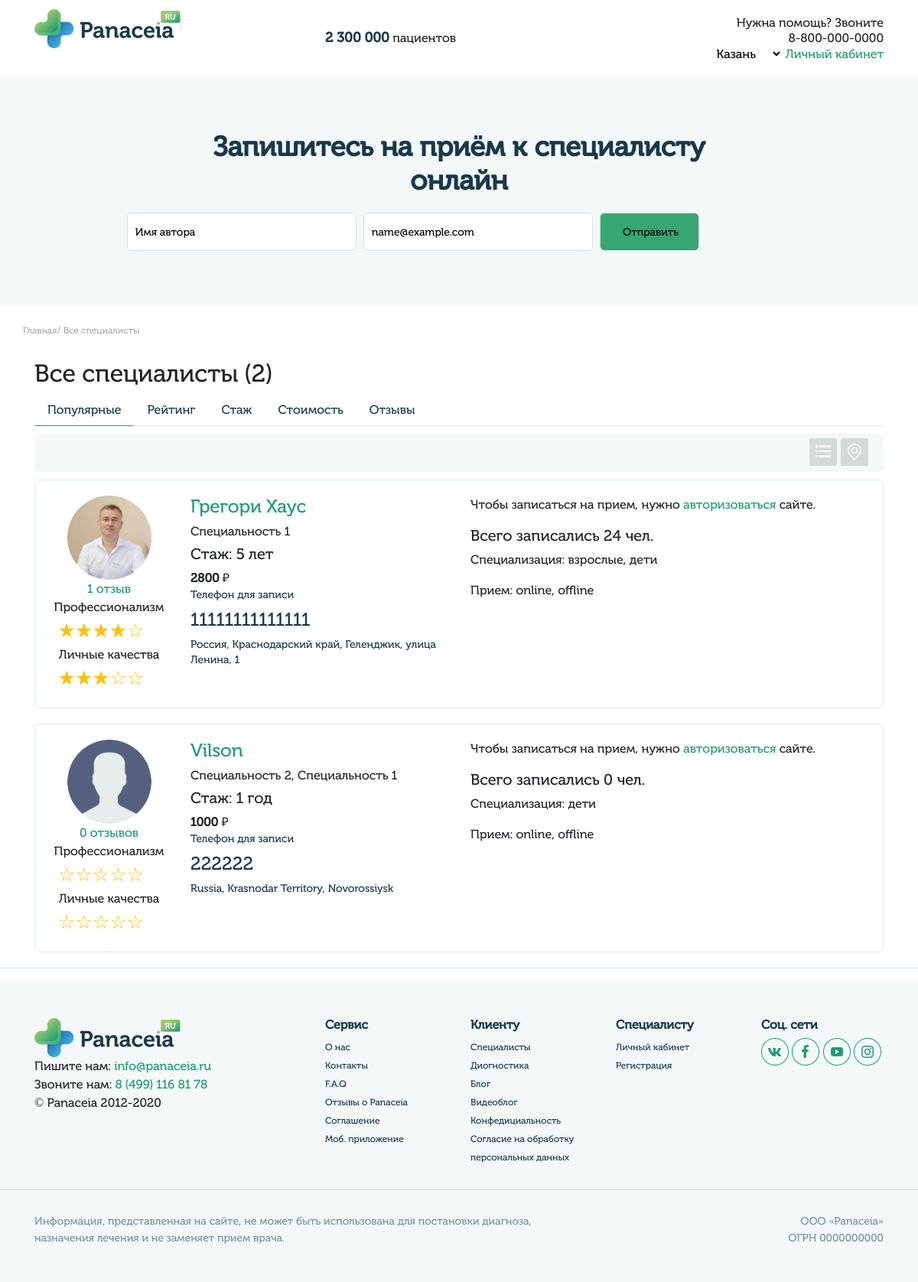
Page /doctors/list/ on the committed database.
### userprofile/models.py (models this page shows, shortened)
class UserMain(models.Model):
    user = models.OneToOneField(User, on_delete=models.CASCADE)
    gender_list = (
        ('male', 'Мужской'),
        ('female', 'Женский')
    )
    queryset = TimeZone.objects.all()
    time_zone_list = []
    for i in queryset:
         time_zone_list.append((i.name, i.title))
    gender = models.CharField(blank=True,  max_length=6, choices=gender_list, verbose_name='Пол')
    avatar = models.ImageField(blank=True, upload_to='images/users', verbose_name='Изображение')
    fio = models.CharField(blank=True, max_length=100, verbose_name='ФИО')
    dob = models.CharField(blank=True, max_length=10, verbose_name='Дата рождения')
    city = models.CharField(blank=True, max_length=200, verbose_name='Город')
    time_zone = models.CharField(blank=True, max_length=200, choices=time_zone_list, verbose_name='Временная зона')
    skype = models.CharField(blank=True, max_length=50, verbose_name='Skype')
    whatsapp = models.CharField(blank=True, max_length=20, verbose_name='WhatsApp')
    phone = models.CharField(blank=True, max_length=20, verbose_name='Номер телефона')
    coords = models.CharField(blank=True, max_length=200, verbose_name='Координаты')
    class Meta:
        verbose_name = 'Профиль'
        verbose_name_plural = 'Профили'

class Specialty(models.Model):
    content = models.ForeignKey(User, on_delete=models.CASCADE)
    title = models.CharField(max_length=100, verbose_name='Название')
    def __str__(self):
        return self.title
    class Meta:
        verbose_name = 'Специальность'
        verbose_name_plural = 'Специальности'

### doctors/views.py (the view)
# urls.py: path('list/', views.doctors_list_all_view, name='doctors_list_all'),
def doctors_list_all_view(request):
    data = get_doctor_list(request, '')
    return render(request, 'doctor/doctors_list.html', data)

### doctors/utility.py (called while the page is built)
def decl_of_num(n, es):
  n = n % 100
  if n >= 11 and n <= 19:
      s = es[2]
  else:
      i = n % 10
      if i == 1:
          s = es[0]
      elif i in [2, 3, 4]:
          s = es[1]
      else:
          s = es[2]
  return s

def get_count_reviews(review, doctor_id):
    reviews = review.objects.filter(doctor_id=doctor_id)
    reviews_dic = ['отзыв', 'отзыва', 'отзывов']
    reviews_count = len(reviews)
    reviews_text = decl_of_num(reviews_count, reviews_dic)
    reviews_result = str(reviews_count) + ' ' + reviews_text
    return reviews_result

def get_star_prof(review, doctor_id):
    prof = 0
    review_object_list = review.objects.filter(doctor_id=doctor_id)
    for review in review_object_list:
        prof = prof + review.star_prof
    if len(review_object_list) > 0:
        star_prof = round(prof / len(review_object_list))
    else:
        star_prof = 0
    return star_prof

def get_star_pers(review, doctor_id):
    pers = 0
    review_object_list = review.objects.filter(doctor_id=doctor_id)
    for review in review_object_list:
        pers = pers + review.star_pers
    if len(review_object_list) > 0:
        star_pers = round(pers / len(review_object_list))
    else:
        star_pers = 0
    return star_pers

### templates/doctor/doctors_list.html (shortened to what this page needs)
{% extends "home.html" %}
{% load static %}
{% block content %}
<div class="top-search">
    <div class="container">
        <div class="row">
            <div class="col-sm">
                <div class="search-title">
                    Запишитесь на приём к специалисту онлайн
                </div>
            </div>
        </div>
        <div class="row popup-login">
            <div class="col-sm">
                <div class="search-form">
                    <div class="form-offer">
                        <form class="mainform">
                            <p class="name">
                                <input type="text" name="name" value="Имя автора" />
                            </p>
                            <p class="email">
                                <input type="text" name="email" value="name@example.com" />
                            </p>
                            <p class="send">
                                <input type="submit" value="Отправить" />
                            </p>
                        </form>
                    </div>
                </div>
            </div>
        </div>
    </div>
</div>
<div class="doctor-search">
    <div class="container">
        <div class="row">
            <div class="col-ms">
                <div class="breadcrumbs">
                    {% if all == 'y' %}
                        <a href="index.html">Главная</a>/ <a href="{% url 'doctors_list_all' %}">Все специалисты</a>
                    {% else %}
                        <a href="index.html">Главная</a>/ <a href="{% url 'doctors_list_all' %}">Все специалисты</a>/ <a href="">{{ title }}</a>
                    {% endif %}
                </div>
            </div>
        </div>
        <div class="row">
            <div class="col-sm">
                <h2>{{ title }} <span>({{count}})</span></h2>
                <ul class="nav nav-tabs doctor-tab" id="myTab" role="tablist">
                    <li class="nav-item">
                        <a class="nav-link active" id="popular-tab" data-toggle="tab" href="#popular" role="tab" aria-controls="popular" aria-selected="true">Популярные</a>
                    </li>
                    <li class="nav-item">
                        <a class="nav-link" id="rating-tab" data-toggle="tab" href="#rating" role="tab" aria-controls="rating" aria-selected="false">Рейтинг</a>
                    </li>
                    <li class="nav-item">
                        <a class="nav-link" id="experience-tab" data-toggle="tab" href="#experience" role="tab" aria-controls="experience" aria-selected="false">Стаж</a>
                    </li>
                    <li class="nav-item">
                        <a class="nav-link" id="price-tab" data-toggle="tab" href="#price" role="tab" aria-controls="price" aria-selected="false">Стоимость</a>
                    </li>
                    <li class="nav-item">
                        <a class="nav-link" id="reviews-tab" data-toggle="tab" href="#reviews" role="tab" aria-controls="reviews" aria-selected="false">Отзывы</a>
                    </li>
                </ul>
                <div>
                     <div class="map-list tabs-nav">
                         <div class="list-icon icon">
                             <a href="{% url 'doctors_list_all' %}{{slug}}"><img src="{% static 'img/list.png' %}" alt=""></a>
                         </div>
                         <div class="map-icon icon">
                            <a href="{% url 'doctors_map_all' %}{{slug}}"> <img src="{% static 'img/place.png' %}" alt=""></a>
                         </div>
                     </div>
                     <div class="tab-maps">
                        <div class="tab-content">
                            <div class="tab-pane fade show active" id="popular" role="tabpanel" aria-labelledby="popular-tab">
                                {% for doctor in doctors %}
                                    <div class="doctor-info">
                                        <div class="row">
                                            <div class="col-2">
                                                {% if doctor.avatar != '' %}
                                                    <div class="avatar-doctor">
                                                        <a href="{% url 'doctor_detail' slug=doctor.id %}"><img src="{{doctor.avatar.url}}" alt=""></a>
                                                    </div>
                                                {% else %}
                                                    <div class="avatar-doctor">
                                                        <a href="{% url 'doctor_detail' slug=doctor.id %}"><img src="{% static 'img/user.png' %}" alt=""></a>
                                                    </div>
                                                {% endif %}
                                                <div class="reviews-coin">
                                                    {{doctor.reviews_count}}
                                                </div>
                                                <div class="rating-profi">
                                                    Профессионализм
                                                    <div class="star-rate star-prof" data-rate-value="{{ doctor.star_prof }}" style="pointer-events: none"></div>
                                                </div>
                                                <div class="rating-qualities">
                                                    Личные качества
                                                    <div class="star-rate star-pers" data-rate-value="{{ doctor.star_pers }}" style="pointer-events: none"></div>
                                                </div>
                                            </div>
                                            <div class="col-4 info-doctor">
                                                {% if doctor.fio != '' %}
                                                    <h4><a href="{% url 'doctor_detail' slug=doctor.id %}">{{ doctor.fio }}</a></h4>
                                                {% endif %}
                                                {% if doctor.specialty != '' %}
                                                    <h6>{{ doctor.specialty }}</h6>
                                                {% endif %}
                                                {% if doctor.experience_years != '' %}
                                                    <h5>{{ doctor.experience_years }}</h5>
                                                {% endif %}
                                                {% if doctor.average_price != 0 %}
                                                    <div class="price">
                                                        <b>{{ doctor.average_price }} </b> ₽
                                                    </div>
                                                {% endif %}
                                                <div class="phone-record">
                                                    <h5>Телефон для записи</h5>
                                                    <h4>{{ doctor.phone }} </h4>
                                                    <h5>{{ doctor.city }}</h5>
                                                </div>
                                            </div>
                                            <div class="col-6 recording">
                                                {% if request.user.is_authenticated %}
                                                    {% if user.groups.all.0.name == "users" %}
                                                        {% if doctor.services != '' %}
                                                            <div class="appointment appointment-btn set-doctor-id show-modal" doctor-id="{{doctor.id}}">Записаться на прием</div>
                                                        {% endif %}
                                                    {% endif %}
                                                {% else %}
                                                    <p>Чтобы записаться на прием, нужно <a href="{% url 'login' %}">авторизоваться</a> сайте.</p>
                                                {% endif %}
                                                <h5>Всего записались {{ doctor.count_meeting }} чел.</h5>
                                                {% if doctor.patients != '' %}
                                                    <p>Специализация: {{ doctor.patients }}</p>
                                                {% endif %}
                                                {% if doctor.meet != '' %}
                                                    <p>Прием: {{ doctor.meet }}</p>
                                                {% endif %}
                                            </div>
                                        </div>
                                    </div>
                                {% endfor %}
                            </div>
                        </div>
                     </div>
                </div>
            </div>
        </div>
    </div>
</div>
{% endblock %}

### static/css/style.css (style rules this page uses)
a, abbr, acronym, address, applet, article, aside, audio, b, big, blockquote, body, canvas, caption, center, cite, code, dd, del, details, dfn, div, dl, dt, em, embed, fieldset, figcaption, figure, footer, form, h1, h2, h3, h4, h5, h6, header, hgroup, html, i, iframe, img, ins, kbd, label, legend, li, mark, menu, nav, object, ol, output, p, pre, q, ruby, s, samp, section, small, span, strike, strong, sub, summary, sup, table, tbody, td, tfoot, th, thead, time, tr, tt, u, ul, var, video { font-family: 'Museo Cyrl'; }
a { color: #1D9D73!important; text-decoration: none; background-color: transparent; -webkit-text-decoration-skip: objects; }
.mainform { display: flex; width: 886px; margin: auto; margin-top: 20px; }
.email, .name, .send { margin-left: 1%; font-style: normal; font-weight: 300; font-size: 14px; line-height: 17px; }
.mainform input { width: 300px; height: 50px; padding-left: 10px; background: #FFFFFF; border: 1px solid #D0E3E8; box-sizing: border-box; border-radius: 6px; }
.mainform .send input { width: 130px; height: 50px; background: #36A672; border-radius: 6px; }
.top-search { text-align: center; height: 300px; background: #F4F8F9; }
.search-title { margin: auto; margin-top: 70px; font-weight: 600; font-size: 36px; line-height: 44px; color: #18384C; width: 694px; }
.breadcrumbs { margin-top: 25px; margin-bottom: 30px; font-size: 12px; line-height: 14px; color: #ababab; }
.breadcrumbs a { color: #ababab!important; }
.map-list { height: 50px; background: #F4F8F9; border-radius: 6px; display: flex; justify-content: flex-end; padding-right: 20px; margin: 10px 0px; }
.icon { width: 36px; height: 36px; background: #D4D9DA; border-radius: 2px; text-align: center; display: inline-block; margin-top: 6px; margin-left: 5px; }
.icon img { margin-top:7px; }
.doctor-info { border: 1px solid #DDEBEE; box-sizing: border-box; border-radius: 6px; }
.avatar-doctor { text-align: center; }
.avatar-doctor img { border-radius: 100px; }
.reviews-coin { color: #1D9D73; text-align: center; }
.rating-profi { text-align: center; }
.rating-qualities { text-align: center; }
.phone-record { font-size: 20px; line-height: 20px; color: #18384C; }
.phone-record h5 { font-weight: 300; font-size: 14px; line-height: 20px; color: #18384C; }
.nav-tabs .nav-item.show .nav-link, .nav-tabs .nav-link.active { color: #495057; border-color: #ffffff00 #ffffff00 #1e9d73!important; }
.doctor-tab a { color: #18394b!important; }
.popup-login { display: none; }

### static/css/sp-style.css (style rules this page uses)
.doctor-info { margin-bottom: 20px; padding: 20px; }
.avatar-doctor { width: 110px; height: 110px; overflow: hidden; }
.avatar-doctor img { width: 100%; object-fit: cover; }
.tab-content .avatar-doctor { width:100%; }
.tab-content .avatar-doctor img { width: 110px; }
.star-rate { font-size: 25px; color: #ffc107; padding-left: 10px; }

### rows in the picture
UserMain: fio "Грегори Хаус", phone "11111111111111", city "Россия, Краснодарский край, Геленджик, улица Ленина, 1"
Specialty: specialty "Специальность 1"
UserMain: fio "Vilson", phone "222222", city "Russia, Krasnodar Territory, Novorossiysk"

### other values in the picture
{{ title }} "Все специалисты"
{{ count }} "2"
{{ doctor.reviews_count }} "1 отзыв" "0 отзывов"
{{ doctor.experience_years }} "Стаж: 5 лет" "Стаж: 1 год"
{{ doctor.average_price }} "2800" "1000"
{{ doctor.count_meeting }} "24" "0"
{{ doctor.patients }} "взрослые, дети" "дети"
{{ doctor.meet }} "online, offline" "online, offline"
{{ doctor.specialty }} "Специальность 2, Специальность 1"
